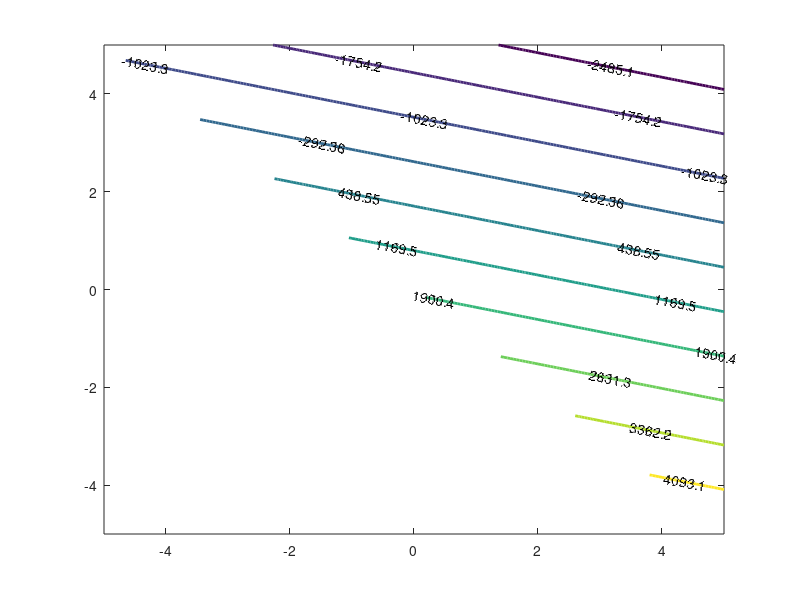

Here is the MATLAB script that generated this plot:
cv = [.5;.5];
f = (cv(1)-1)^(2) + 2*(cv(2) - 2)^(2);
h = [1 - cv(1)^2-cv(2)^2, cv(1)+cv(2)];
h = h.';
x = -5:.05:5;
y = -5:.05:5;
[X,Y] = meshgrid(x,y);
F = (X-1)^(2) + 2*(Y - 2)^(2);


% plot the whole thing
% but subdue it with an overlay
hf=fill([1 1 -1 -1]*5,[-1 1 1 -1]*5,'w','facealpha',0.8);

H1 =  X+Y;
H2 = 1 - X^2-Y^2;
feasible = (H1>=0 & H2 > 0);
F(~feasible) = NaN;
contour(X,Y,F,'linewidth',2,'ShowText','on');



